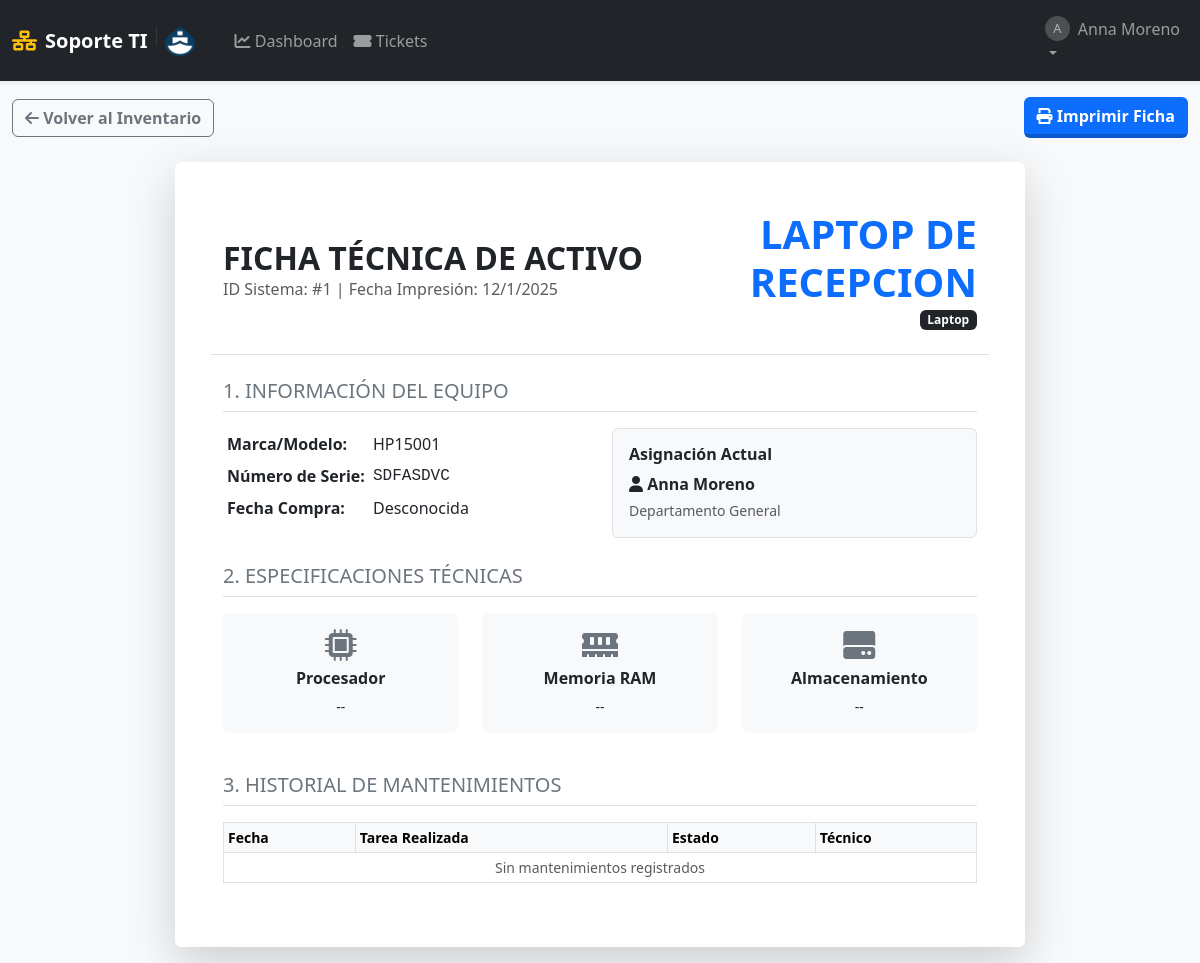
/equipos/ver/1 (signed in), run on an earlier commit of the app's database.
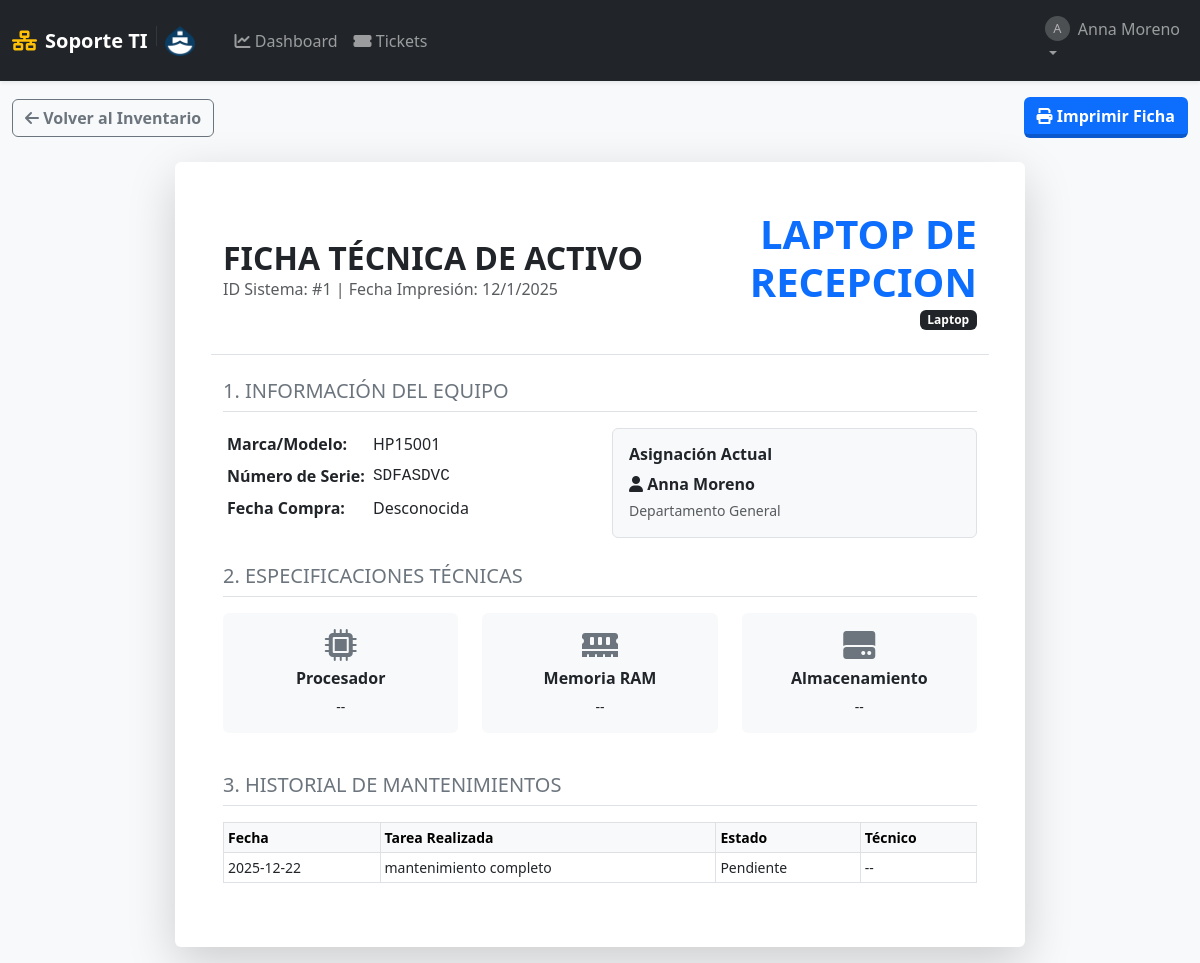
And on a later commit of the database.
### tables this page shows
CREATE TABLE mantenimientos (
            id INTEGER PRIMARY KEY AUTOINCREMENT,
            equipo_id INTEGER NOT NULL,
            titulo TEXT NOT NULL,
            fecha_programada DATE NOT NULL,
            estado TEXT DEFAULT 'Pendiente',
            tecnico_asignado_id INTEGER, motivo_reprogramacion TEXT,
            FOREIGN KEY (equipo_id) REFERENCES equipos (id) ON DELETE CASCADE,
            FOREIGN KEY (tecnico_asignado_id) REFERENCES usuarios (id) ON DELETE SET NULL
        );

### app.py (the view)
@app.route('/equipos/ver/<int:equipo_id>')
@login_required
def ver_equipo(equipo_id):
    db = get_db()
    equipo = db.execute("""
        SELECT e.*, u.username as usuario_asignado, u.departamento
        FROM equipos e
        LEFT JOIN usuarios u ON e.usuario_asignado_id = u.id
        WHERE e.id = ?
    """, (equipo_id,)).fetchone()
    if not equipo:
        flash('Equipo no encontrado.', 'danger')
        return redirect(url_for('lista_equipos'))
    historial = db.execute("""
        SELECT * FROM mantenimientos
        WHERE equipo_id = ?
        ORDER BY fecha_programada DESC
    """, (equipo_id,)).fetchall()
    return render_template('ver_equipo.html', equipo=equipo, historial=historial)

### app.py (called while the page is built)
def get_db():
    if 'db' not in g:
        g.db = sqlite3.connect(app.config['DB_FILE'])
        g.db.row_factory = sqlite3.Row
        g.db.execute("PRAGMA foreign_keys = ON")
    return g.db

def login_required(f):
    @wraps(f)
    def decorated_function(*args, **kwargs):
        if 'user_id' not in session: return redirect(url_for('login'))
        return f(*args, **kwargs)
    return decorated_function

### templates/ver_equipo.html (shortened to what the changed rows need)
{% extends "layout.html" %}
{% block content %}
<div class="card shadow-lg border-0 mx-auto ficha-tecnica" style="max-width: 850px;">
    <div class="card-body p-5">
        <div class="row border-bottom pb-4 mb-4 align-items-center">
            <div class="col-8">
                <h2 class="fw-bold text-uppercase mb-0">Ficha Técnica de Activo</h2>
            </div>
        </div>
        <table class="table table-bordered table-sm small">
            <thead class="table-light">
                <tr>
                    <th>Fecha</th>
                    <th>Tarea Realizada</th>
                    <th>Estado</th>
                    <th>Técnico</th>
                </tr>
            </thead>
            <tbody>
                {% for mant in historial %}
                <tr>
                    <td>{{ mant.fecha_programada }}</td>
                    <td>{{ mant.titulo }}</td>
                    <td>{{ mant.estado }}</td>
                    <td>{{ mant.tecnico_asignado_id or '--' }}</td>
                </tr>
                {% else %}
                <tr><td colspan="4" class="text-center text-muted">Sin mantenimientos registrados</td></tr>
                {% endfor %}
            </tbody>
        </table>
    </div>
</div>
{% endblock %}

What changed in the data, as far as the page shows it:
added mantenimientos: fecha_programada "2025-12-22", titulo "mantenimiento completo", estado "Pendiente", tecnico_asignado_id "--"
Also different on the page:
text no longer shown: "Sin mantenimientos registrados"
